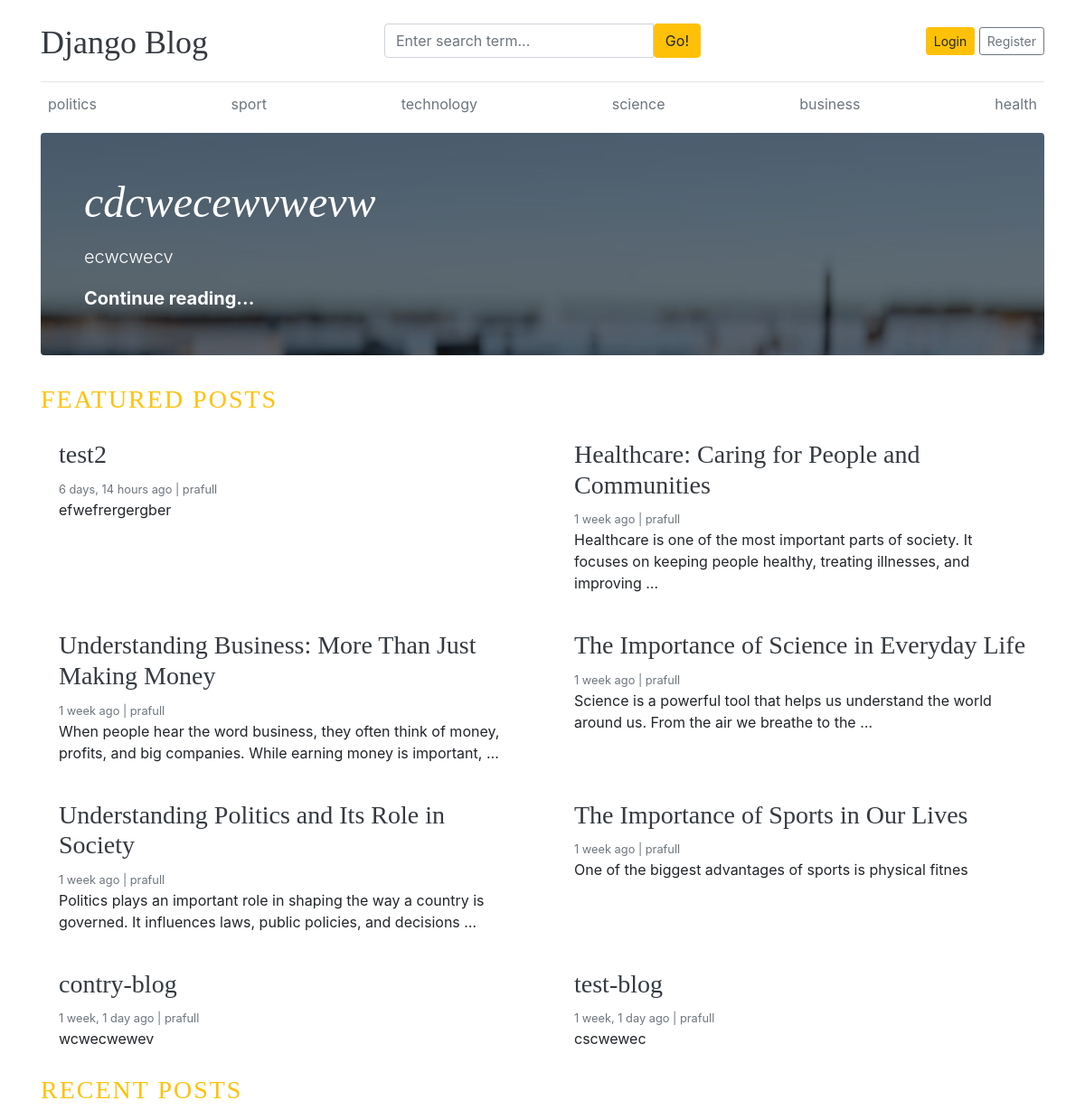
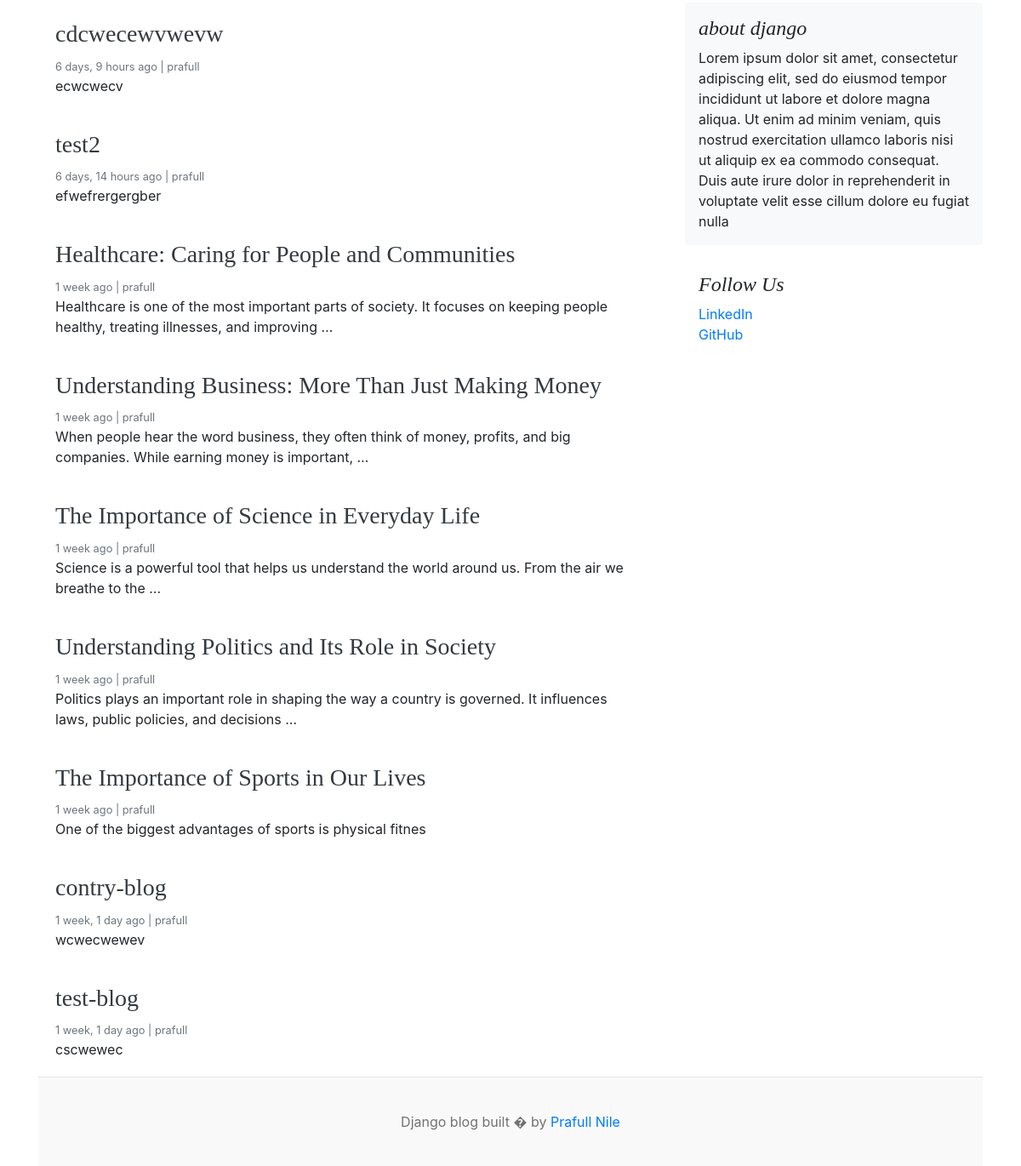
Before: / with the older database file (2 pictures, top to bottom).
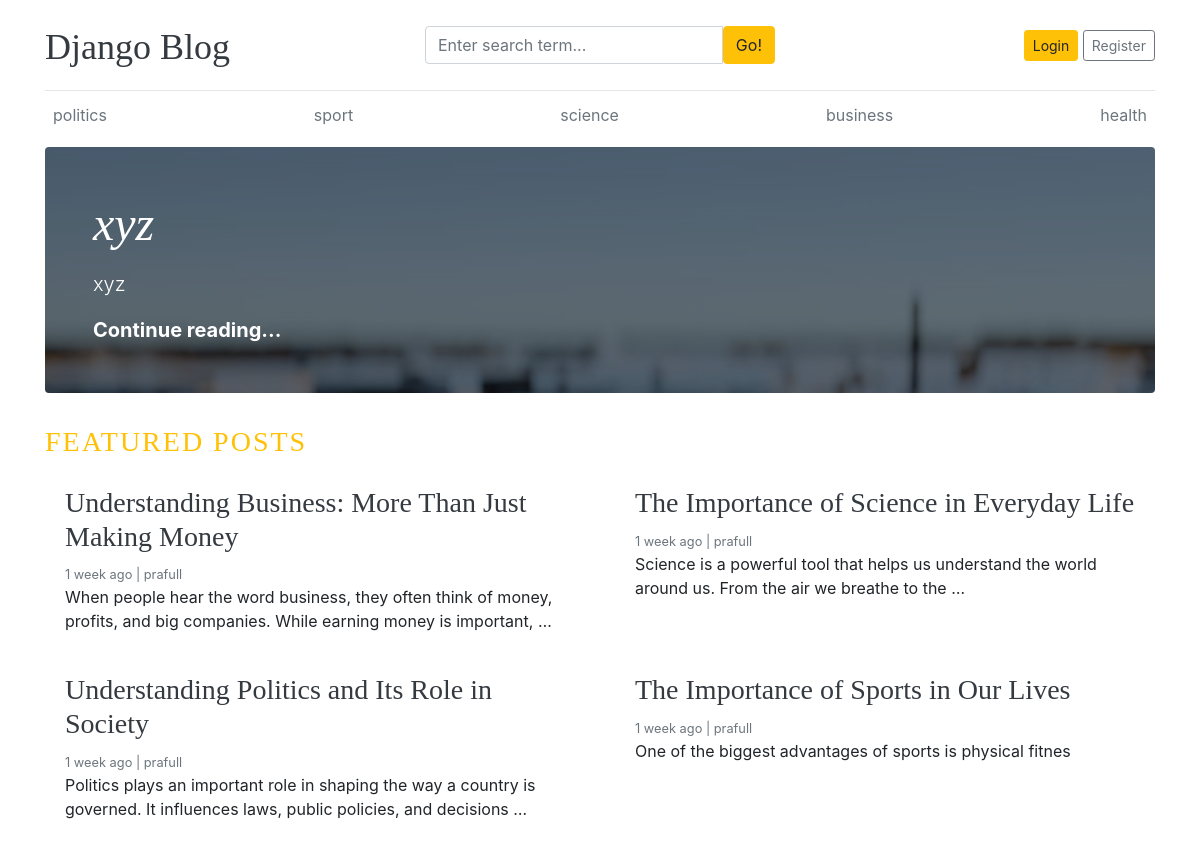
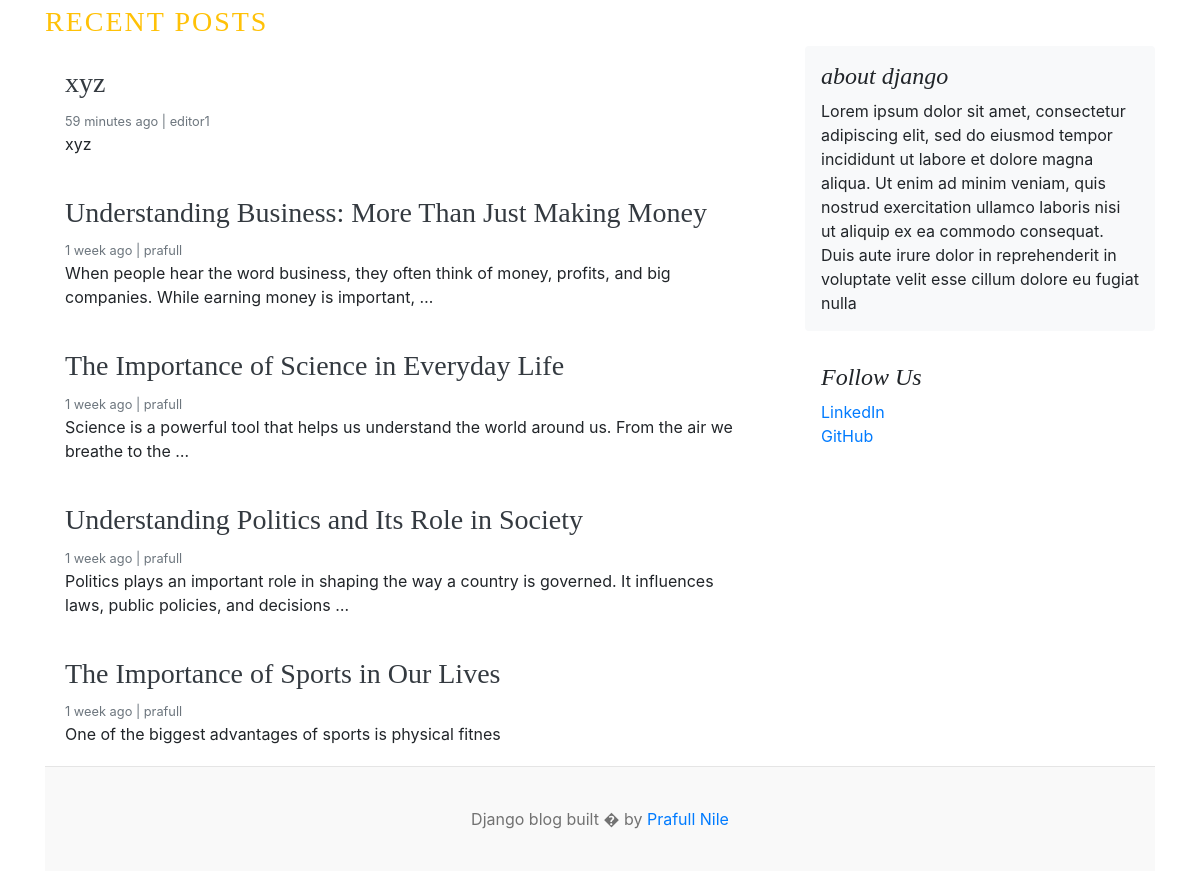
After: the same page with the newer database file (2 pictures, top to bottom).
### blog/models.py (models this page shows, shortened)
class category(models.Model):
    category_name=models.CharField(max_length=100)
    created_at=models.DateTimeField(auto_now_add=True)
    updated_at=models.DateTimeField(auto_now=True)
    class Meta:
        verbose_name_plural = "Categories"

class blog(models.Model):
    title=models.CharField(max_length=100)
    slug=models.SlugField(max_length=100)
    category=models.ForeignKey(category,on_delete=models.CASCADE)
    author=models.ForeignKey(User,on_delete=models.CASCADE)
    featured_image=models.ImageField(upload_to='uploads/%Y/%m/%d')
    short_description=models.TextField(max_length=500)
    blog_boy=models.TextField(max_length=2000)
    status=models.CharField(max_length=20, choices= STATUS_CHOICES,default='Draft')
    is_featured=models.BooleanField(default=False)
    created_at=models.DateTimeField(auto_now_add=True)
    updated_at=models.DateTimeField(auto_now_add=True)

### extra/models.py (models this page shows, shortened)
class SocialLink(models.Model):
    platform= models.CharField(max_length=100)
    link= models.URLField(max_length=100)
    created_at = models.DateTimeField(auto_now_add=True)
    updated_at = models.DateTimeField(auto_now=True)

### blog_main/views.py (the view)
# urls.py: 2. Add a URL to urlpatterns:  path('', views.home, name='home')
def home(request):
    featured_post=blog.objects.filter(is_featured=True,status='Published').order_by('-updated_at')
    post=blog.objects.filter(is_featured=False,status='Published').order_by('-updated_at')
    try:
        about=About.objects.get()
    except:
        about=None
    context={
        'featured_post':featured_post,
        'post':post,
        'about':about,
    }
    return render(request, 'home.html',context)

### blog/context_processors.py (called while the page is built)
def get_categories(request):
    categories = category.objects.all()
    return dict(categories=categories)

def get_social_links(request):
    social_links = SocialLink.objects.all()
    return dict(social_links=social_links)

### templates/home.html
{% extends 'base.html' %}
{% block content %}
{% for post in featured_post%}
      {% if forloop.first %}
<div class="jumbotron p-3 p-md-5 text-white rounded bg-dark" style="background-image: url('{{ post.featured_image.url }}');background-blend-mode: overlay;background-size:cover;">
    <div class="col-md-8 px-0">
      <h1 class="display-4 font-italic">{{ post.title }}</h1>
      <p class="lead my-3">{{ post.short_description }}</p>
      <p class="lead mb-0"><a href="{% url 'blogs' post.slug %}" class="text-white font-weight-bold">Continue reading...</a></p>
    </div>
  </div>
      {% endif %}
      {% endfor %}
      <h3 class="text-uppercase text-warning" style="letter-spacing:2px;">Featured Posts</h3>
  <div class="row mb-2">
    {% for post in featured_post %}
    {% if not forloop.first%}
    <div class="col-md-6">
      <div class="card border-0" >
        <div class="card-body">
          <h3><a href="{% url 'blogs' post.slug %}" class="text-dark"> {{post.title}}</a></h3>
          <small class="mb-1 text-muted">{{ post.created_at | timesince }} ago | {{post.author}}</small>
          <p class="card-text">{{post.short_description | truncatewords:20 }}</p>
        </div>
      </div>
    </div>
    {% endif %}
    {% endfor %}
  </div>
      <h3 class="text-uppercase text-warning" style="letter-spacing:2px;">Recent Posts</h3>
  <main role="main" class="container p-0">
    <div class="row">
      <div class="col-md-8 blog-main">
{% for post in featured_post %}
        <div class="card border-0" >
        <div class="card-body">
          <h3><a href="{% url 'blogs' post.slug %}" class="text-dark">{{post.title}}</a>  </h3>
          <small class="mb-1 text-muted">{{ post.created_at | timesince }} ago | {{post.author}}</small>
          <p class="card-text">{{post.short_description | truncatewords:20}}</p>
        </div>
      </div>
{% endfor %}
      </div>
      <aside class="col-md-4 blog-sidebar">
        <div class="p-3 mb-3 bg-light rounded">
          <h4 class="font-italic">{{ about.about_heading}}</h4>
          <p class="mb-0">{{ about.about_description }}</p>
        </div>
        {% if social_links %}
        <div class="p-3">
          <h4 class="font-italic">Follow Us</h4>
          <ol class="list-unstyled">
              {% for i in social_links %}
            <li><a href="{{i.link}}" target="_blank">{{i.platform}}</a></li>
            {%endfor%}
          </ol>
        </div>
          {% endif%}
      </aside>
    </div>
  </main>
{% endblock %}

### templates/base.html (shortened to what this page needs)
{% load static %}
<!DOCTYPE html>
<html lang="en">
<head>
    <link href="https://getbootstrap.com/docs/4.0/dist/css/bootstrap.min.css" rel="stylesheet">
    <link href="{% static 'css/blog.css' %}" rel="stylesheet">
    <link rel="stylesheet" href="https://cdnjs.cloudflare.com/ajax/libs/font-awesome/4.7.0/css/font-awesome.min.css">
</head>
    <body class="container">
      <header class="blog-header py-3">
        <div class="row flex-nowrap justify-content-between align-items-center">
          <div class="col-4 pt-1">
            <a class="blog-header-logo text-dark" href="/">Django Blog</a>
          </div>
            <div class="col-4">
                <form action="{% url 'search' %}" method="GET" >
                    <div class="input-group">
                        <input class="form-control" name="keyword" type="text" placeholder="Enter search term..." aria-label="Enter search term..." aria-describedby="button-search" />
                        <button type="submit" class="btn btn-warning" id="button-search" >Go!</button>
                    </div>
                </form>
            </div>
          <div class="col-4 d-flex justify-content-end align-items-center">
              {% if not user.is_authenticated %}
            <a class="btn btn-sm btn-warning" href="{% url 'login'%}">Login</a> &nbsp;
            <a class="btn btn-sm btn-outline-secondary" href="{% url 'register' %}">Register</a>
              {% else %}
              <span><a href="{%  url 'dashboard' %}">Dashboard</a></span>
              &emsp;
              <span><a href="{% url 'logout'%}">Logout</a></span>
              {% endif%}
          </div>
        </div>
      </header>
      <div class="nav-scroller py-1 mb-2">
        <nav class="nav d-flex justify-content-between">
          {% for cat in categories %}
          <a class="p-2 text-muted" href="{% url 'posts_by_category' cat.id %}">{{cat.category_name}}</a>
          {% endfor %}
        </nav>
      </div>
{% block content %}
{% endblock %}
        <footer class="blog-footer">
  <p>Django blog built  � by <a href="#">Prafull Nile</a></p>
</footer>
    </body>
</html>

Changed rows visible on the page:
removed category: category_name "technology"
removed blog: featured_image (picture), title "cdcwecewvwevw", short_description "ecwcwecv", created_at "6 days, 9 hours", author "prafull"
removed blog: title "test2", created_at "6 days, 14 hours", author "prafull", short_description "efwefrergergber"
removed blog: title "Healthcare: Caring for People and Communities", created_at "1 week", author "prafull", short_description "Healthcare is one of the most important parts of society. It focuses on keeping people healthy, treating illnesses, and improving …"
no longer on this page (row edited): blog: title "contry-blog", created_at "1 week, 1 day", author "prafull", short_description "wcwecwewev"
removed blog: title "test-blog", created_at "1 week, 1 day", author "prafull", short_description "cscwewec"
added blog: featured_image (picture), title "xyz", short_description "xyz", created_at "59 minutes", author "editor1"
